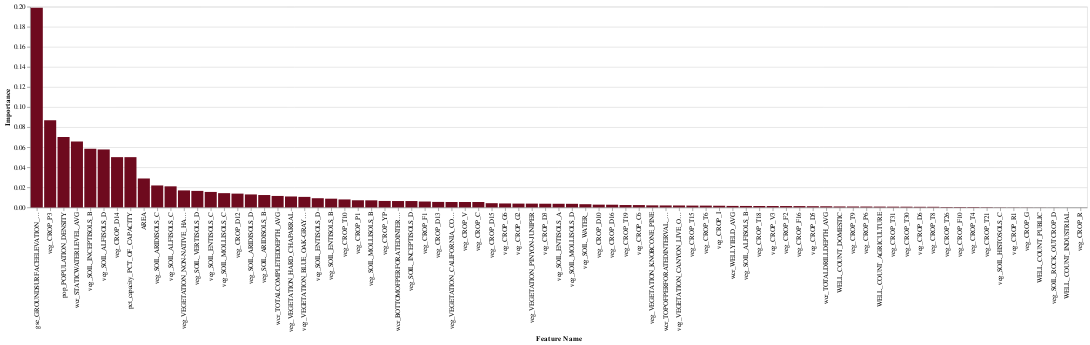

Here is the notebook cell this chart was saved with:
### Code cell
draw_feature_importance(col_list, rfreg.feature_importances_)

### Figure 1 — Vega-Lite specification as saved in the notebook (floating-point values rounded to 4 significant figures)
{"config": {"view": {"continuousWidth": 400, "continuousHeight": 300}}, "data": {"name": "data-12cba20ecd6746bb1058e7cfc1fb5523"}, "mark": {"type": "bar", "color": "#6e0a1e"}, "encoding": {"x": {"field": "Feature Name", "sort": "-y", "type": "nominal"}, "y": {"field": "Importance", "type": "quantitative"}}, "$schema": "https://vega.github.io/schema/vega-lite/v4.17.0.json", "datasets": {"data-12cba20ecd6746bb1058e7cfc1fb5523": [{"Feature Name": "wcr_TOTALDRILLDEPTH_AVG", "Importance": 0.00111}, {"Feature Name": "wcr_WELLYIELD_AVG", "Importance": 0.001471}, {"Feature Name": "wcr_STATICWATERLEVEL_AVG", "Importance": 0.06568}, {"Feature Name": "wcr_TOPOFPERFORATEDINTERVAL_AVG", "Importance": 0.001939}, {"Feature Name": "wcr_BOTTOMOFPERFORATEDINTERVAL_AVG", "Importance": 0.006335}, {"Feature Name": "wcr_TOTALCOMPLETEDDEPTH_AVG", "Importance": 0.0114}, {"Feature Name": "veg_VEGETATION_BLUE_OAK-GRAY_PINE", "Importance": 0.01047}, {"Feature Name": "veg_VEGETATION_CALIFORNIA_COAST_LIVE_OAK", "Importance": 0.005364}, {"Feature Name": "veg_VEGETATION_CANYON_LIVE_OAK", "Importance": 0.001903}, {"Feature Name": "veg_VEGETATION_HARD_CHAPARRAL", "Importance": 0.01088}, {"Feature Name": "veg_VEGETATION_KNOBCONE_PINE", "Importance": 0.002017}, {"Feature Name": "veg_VEGETATION_NON-NATIVE_HARDWOOD_FOREST", "Importance": 0.01692}, {"Feature Name": "veg_VEGETATION_PINYON-JUNIPER", "Importance": 0.003759}, {"Feature Name": "veg_SOIL_ALFISOLS_B", "Importance": 0.001434}, {"Feature Name": "veg_SOIL_ALFISOLS_C", "Importance": 0.02099}, {"Feature Name": "veg_SOIL_ALFISOLS_D", "Importance": 0.05773}, {"Feature Name": "veg_SOIL_ARIDISOLS_B", "Importance": 0.01232}, {"Feature Name": "veg_SOIL_ARIDISOLS_C", "Importance": 0.02186}, {"Feature Name": "veg_SOIL_ARIDISOLS_D", "Importance": 0.01291}, {"Feature Name": "veg_SOIL_ENTISOLS_A", "Importance": 0.003613}, {"Feature Name": "veg_SOIL_ENTISOLS_B", "Importance": 0.008678}, {"Feature Name": "veg_SOIL_ENTISOLS_C", "Importance": 0.0154}, {"Feature Name": "veg_SOIL_ENTISOLS_D", "Importance": 0.009132}, {"Feature Name": "veg_SOIL_HISTOSOLS_C", "Importance": 0.0001457}, {"Feature Name": "veg_SOIL_INCEPTISOLS_B", "Importance": 0.05843}, {"Feature Name": "veg_SOIL_INCEPTISOLS_D", "Importance": 0.006332}, {"Feature Name": "veg_SOIL_MOLLISOLS_B", "Importance": 0.007029}, {"Feature Name": "veg_SOIL_MOLLISOLS_C", "Importance": 0.01419}, {"Feature Name": "veg_SOIL_MOLLISOLS_D", "Importance": 0.003571}, {"Feature Name": "veg_SOIL_ROCK_OUTCROP_D", "Importance": 3.236e-05}, {"Feature Name": "veg_SOIL_VERTISOLS_D", "Importance": 0.01644}, {"Feature Name": "veg_SOIL_WATER_", "Importance": 0.003181}, {"Feature Name": "veg_CROP_C", "Importance": 0.005351}, {"Feature Name": "veg_CROP_C6", "Importance": 0.002301}, {"Feature Name": "veg_CROP_D10", "Importance": 0.002741}, {"Feature Name": "veg_CROP_D12", "Importance": 0.01373}, {"Feature Name": "veg_CROP_D13", "Importance": 0.005459}, {"Feature Name": "veg_CROP_D14", "Importance": 0.05007}, {"Feature Name": "veg_CROP_D15", "Importance": 0.004185}, {"Feature Name": "veg_CROP_D16", "Importance": 0.002668}, {"Feature Name": "veg_CROP_D3", "Importance": 0.003663}, {"Feature Name": "veg_CROP_D5", "Importance": 0.001165}, {"Feature Name": "veg_CROP_D6", "Importance": 0.0005938}, {"Feature Name": "veg_CROP_F1", "Importance": 0.005849}, {"Feature Name": "veg_CROP_F10", "Importance": 0.0003993}, {"Feature Name": "veg_CROP_F16", "Importance": 0.001293}, {"Feature Name": "veg_CROP_F2", "Importance": 0.001346}, {"Feature Name": "veg_CROP_G", "Importance": 7.961e-05}, {"Feature Name": "veg_CROP_G2", "Importance": 0.003783}, {"Feature Name": "veg_CROP_G6", "Importance": 0.003922}, {"Feature Name": "veg_CROP_I", "Importance": 0.001658}, {"Feature Name": "veg_CROP_P1", "Importance": 0.007096}, {"Feature Name": "veg_CROP_P3", "Importance": 0.08687}, {"Feature Name": "veg_CROP_P6", "Importance": 0.0008433}, {"Feature Name": "veg_CROP_R", "Importance": 1.873e-06}, {"Feature Name": "veg_CROP_R1", "Importance": 0.0001158}, {"Feature Name": "veg_CROP_T10", "Importance": 0.007934}, {"Feature Name": "veg_CROP_T15", "Importance": 0.001794}, {"Feature Name": "veg_CROP_T18", "Importance": 0.001385}, {"Feature Name": "veg_CROP_T19", "Importance": 0.00235}, {"Feature Name": "veg_CROP_T21", "Importance": 0.0002695}, {"Feature Name": "veg_CROP_T26", "Importance": 0.0004126}, {"Feature Name": "veg_CROP_T30", "Importance": 0.0006805}, {"Feature Name": "veg_CROP_T31", "Importance": 0.0007195}, {"Feature Name": "veg_CROP_T4", "Importance": 0.0003889}, {"Feature Name": "veg_CROP_T6", "Importance": 0.001768}, {"Feature Name": "veg_CROP_T8", "Importance": 0.0005863}, {"Feature Name": "veg_CROP_T9", "Importance": 0.0008769}, {"Feature Name": "veg_CROP_V", "Importance": 0.005351}, {"Feature Name": "veg_CROP_V3", "Importance": 0.001356}, {"Feature Name": "veg_CROP_YP", "Importance": 0.006422}, {"Feature Name": "pop_POPULATION_DENSITY", "Importance": 0.07027}, {"Feature Name": "pct_capacity_PCT_OF_CAPACITY", "Importance": 0.05006}, {"Feature Name": "gse_GROUNDSURFACEELEVATION_AVG", "Importance": 0.199}, {"Feature Name": "WELL_COUNT_AGRICULTURE", "Importance": 0.0007793}, {"Feature Name": "WELL_COUNT_DOMESTIC", "Importance": 0.0009171}, {"Feature Name": "WELL_COUNT_INDUSTRIAL", "Importance": 8.913e-06}, {"Feature Name": "WELL_COUNT_PUBLIC", "Importance": 5.79e-05}, {"Feature Name": "AREA", "Importance": 0.0288}]}}
